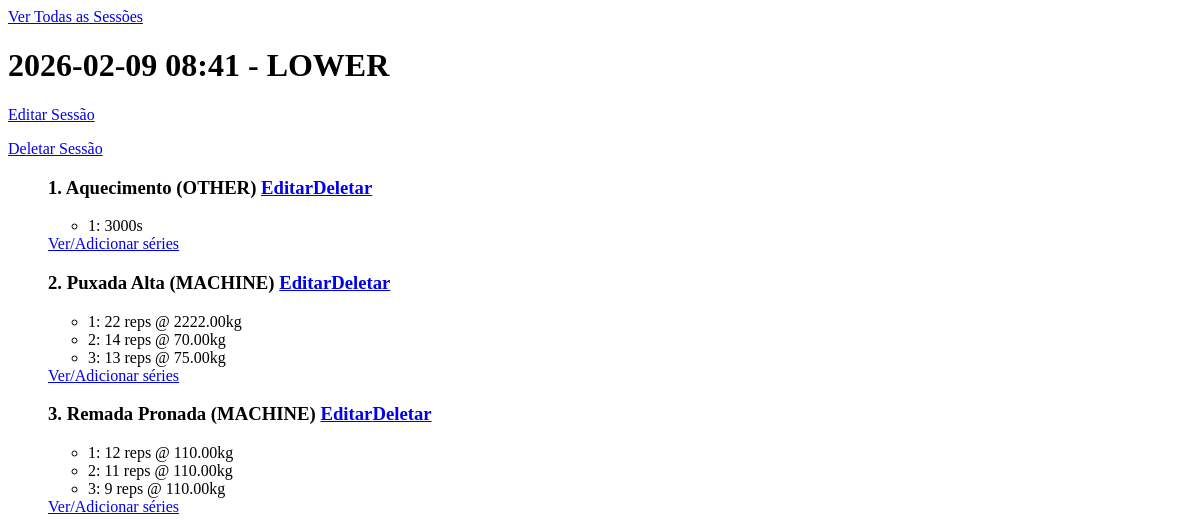
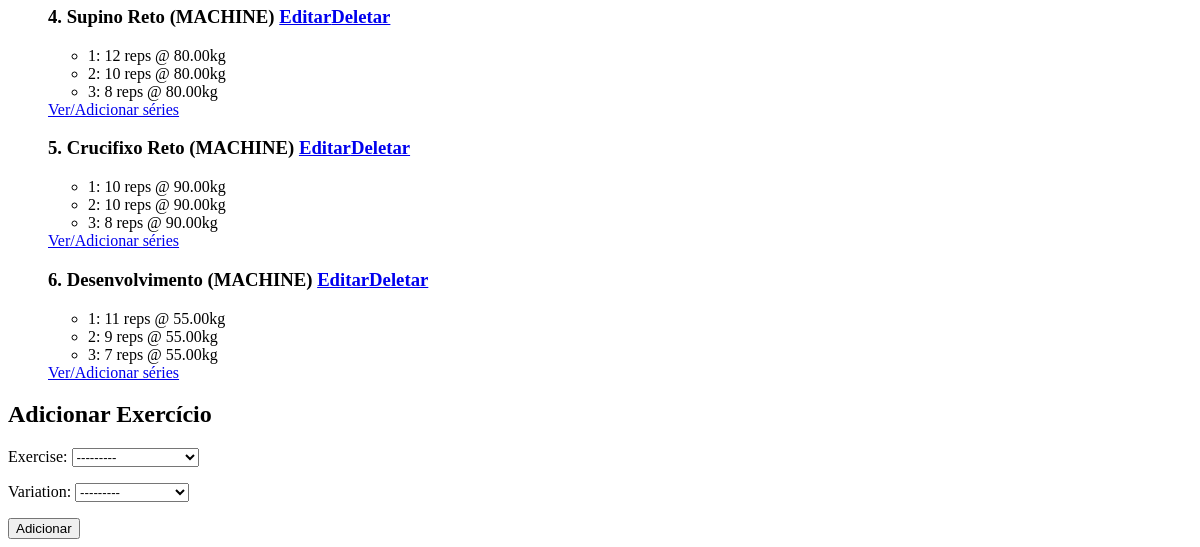
The page /training/session/4/ (signed in) on the database as committed earlier (2 pictures, top to bottom).
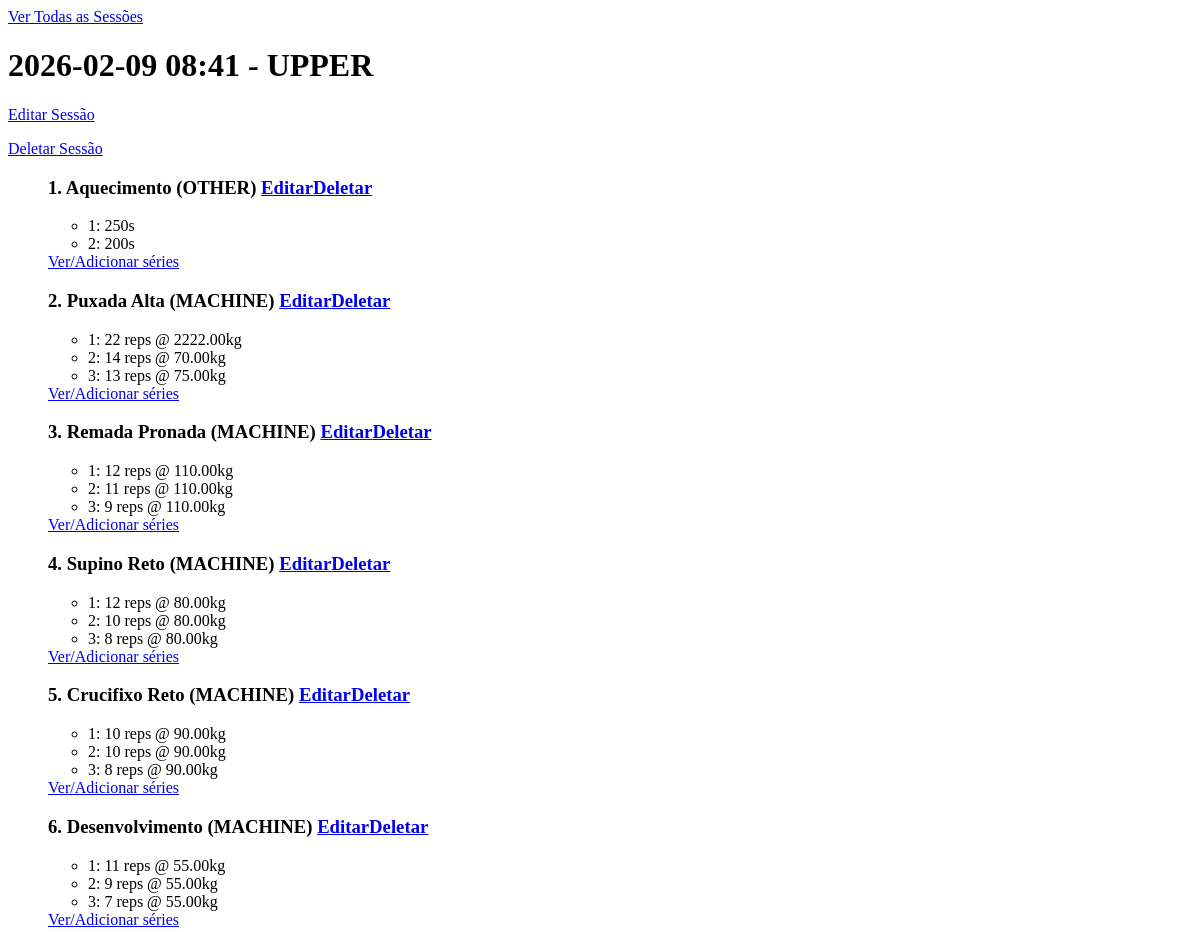
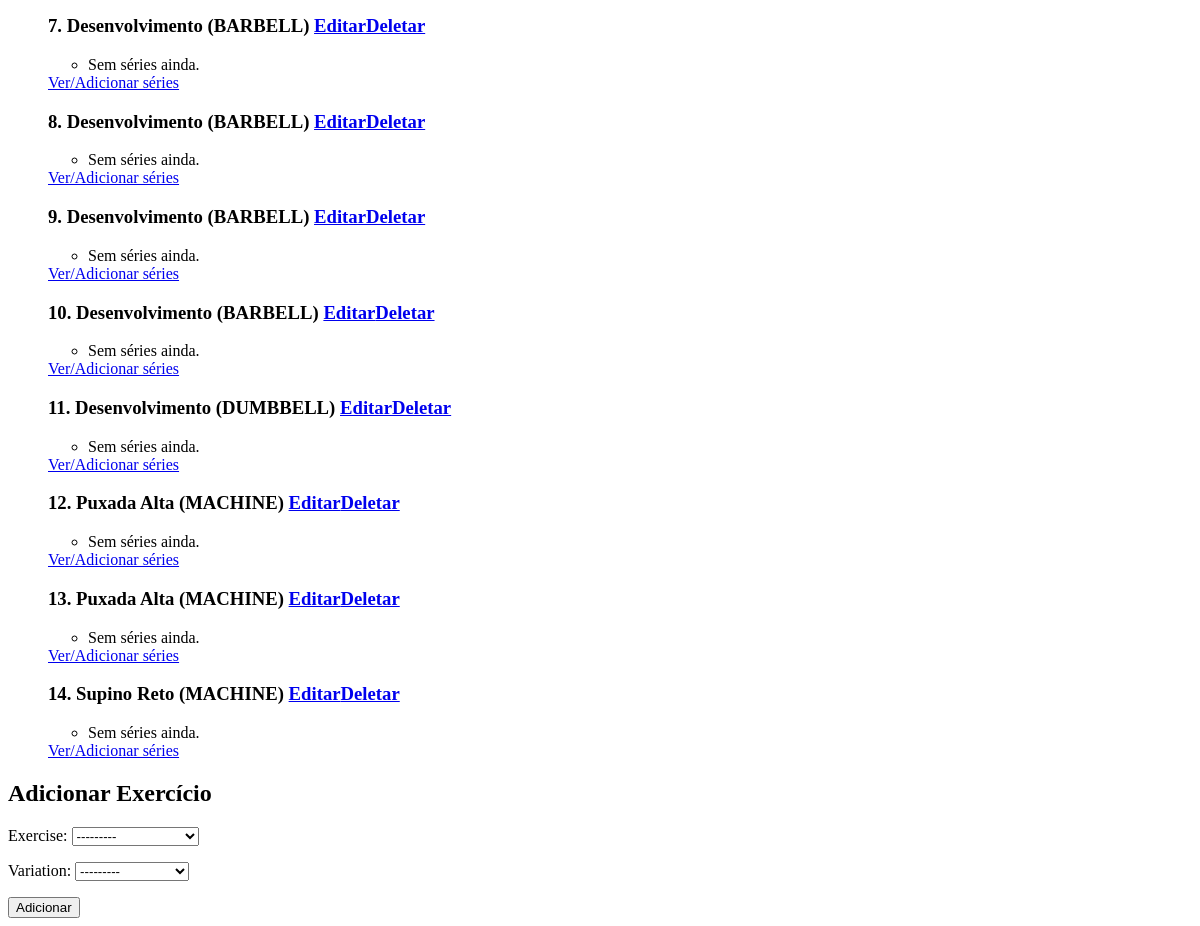
The same page on the database as committed later (2 pictures, top to bottom).
### training/models.py (models this page shows, shortened)
class TrainingSession(models.Model):
    SESSION_TYPES = [
        ('UPPER','UPPER'),
        ('LOWER','LOWER'),
        ('PULL','PULL'),
        ('PUSH','PUSH'),
        ('FULLBODY','FULLBODY'),
    ]
    performed_at = models.DateTimeField(default=timezone.now)
    description = models.TextField(blank=True)
    user = models.ForeignKey(
        settings.AUTH_USER_MODEL,
        on_delete=models.CASCADE,
        related_name='training_sessions'
    )
    session_type = models.CharField(
        max_length=20,
        choices=SESSION_TYPES,
        blank=True,
        null=True
    )
    def __str__(self):
        t = self.session_type or "NO_TYPE"
        return f"{self.performed_at:%Y-%m-%d %H:%M} - {t}"

class SessionExercise(models.Model):
    VARIATIONS = [
        ('DUMBBELL', 'DUMBBELL'),
        ('BARBELL', 'BARBELL'),
        ('MACHINE', 'MACHINE'),
        ('BODYWEIGHT', 'BODYWEIGHT'),
        ('OTHER', 'OTHER'),
    ]
    order = models.PositiveSmallIntegerField()
    session = models.ForeignKey(
        TrainingSession,
        on_delete=models.CASCADE,
        related_name='session_exercises',
        )
    exercise = models.ForeignKey(
        Exercise,
        on_delete=models.CASCADE,
        related_name='appearances'
        )
    variation = models.CharField(
        max_length=20,
        choices=VARIATIONS,
    )
    class Meta:
        constraints = [
            models.UniqueConstraint(
                fields=['session', 'order'],
                name='uniq_sessionexercise_order_per_session',
            )
        ]

class Exercise(models.Model):
    name = models.CharField(max_length=120)
    slug = models.SlugField(max_length=120, unique=True, blank=True)
    def __str__(self):
        return str(self.name)

class ExerciseSet(models.Model):
    order = models.PositiveSmallIntegerField()
    session_exercise = models.ForeignKey(
        SessionExercise,
        on_delete=models.CASCADE,
        related_name='exercise_sets',
    )
    reps = models.PositiveSmallIntegerField(blank=True, null=True)
    duration = models.PositiveSmallIntegerField(blank=True, null=True)
    weight = models.DecimalField(max_digits=6, decimal_places=2, blank=True, null=True)
    description = models.TextField(blank=True)
    class Meta:
        constraints = [
            models.UniqueConstraint(
                fields=['session_exercise', 'order'],
                name='uniq_exerciseset_order_per_session_exercise',
            )
        ]
    def __str__(self):
        if self.reps is not None:
            main = f'{self.reps} reps'
        else:
            main = f'{self.duration}s'
        weight = f' @ {self.weight}kg' if self.weight is not None else ''
        return f'{self.order}: {main}{weight}'

### training/views.py (the view)
# urls.py: path('session/<int:pk>/', views.training_session_detail, name='training_session_detail'),
@login_required
def training_session_detail(request, pk):
    session = get_object_or_404(
        TrainingSession,
        pk=pk,
        user=request.user,
        )
    exercises_qs = (
        session.session_exercises
        .select_related('exercise')
        .prefetch_related('exercise_sets')
        .order_by('order')
        )
    if request.method == 'POST':
        form = SessionExerciseForm(request.POST)
        if form.is_valid():
            se = form.save(commit=False)
            se.session = session
            se.order = exercises_qs.count() + 1
            se.save()
            return redirect('training:training_session_detail', pk=session.pk)
    else:
        form = SessionExerciseForm()
    context = {
        'session': session,
        'exercises': exercises_qs,
        'form': form,
        }
    return render(request, 'training_session_detail.html', context)

### training/forms.py
class SessionExerciseForm(forms.ModelForm):
    class Meta:
        model = SessionExercise
        fields = [
            'exercise',
            'variation',
        ]

### training/templates/training_session_detail.html (shortened to what this page needs)
<!DOCTYPE html>
<html lang="en">
<head>
</head>
<body>
    <a href="{% url 'training:training_session_list' %}">Ver Todas as Sessões</a>
    <h1>{{ session }}</h1>
    <p><a href="{% url 'training:training_session_update' pk=session.pk %}">Editar Sessão</a></p>
    <p><a href="{% url 'training:training_session_delete' pk=session.pk %}">Deletar Sessão</a></p>
    <ul>
        {% for se in exercises %}
            <h3>{{ se.order }}. {{ se.exercise.name }} ({{ se.variation }}) <a href="{% url 'training:session_exercise_update' pk=se.pk %}">Editar</a><a href="{% url 'training:session_exercise_delete' pk=se.pk %}">Deletar</a></h3>
            <ul>
                {% for s in se.exercise_sets.all %}
                <li>{{ s }}</li>
                {% empty %}
                <li>Sem séries ainda.</li>
                {% endfor %}
            </ul>
            <a href="{% url 'training:session_exercise_detail' pk=se.pk %}">Ver/Adicionar séries</a>
            {% endfor %}
    </ul>
    <h2>Adicionar Exercício</h2>
    <form method="post">
        {{ form.as_p }}
        <button type="submit">Adicionar</button>
    </form>
</body>
</html>

Rows that differ between the two databases and show on the page:
removed ExerciseSet: reps+duration+weight "1: 3000s", shown under SessionExercise "OTHER"
changed TrainingSession: session_type+performed_at "2026-02-09 08:41 - LOWER" → "2026-02-09 08:41 - UPPER"
added ExerciseSet: reps+duration+weight "1: 250s", shown under SessionExercise "OTHER"
added ExerciseSet: reps+duration+weight "2: 200s", shown under SessionExercise "OTHER"
added SessionExercise: order "7", exercise.name "Desenvolvimento", variation "BARBELL"
added SessionExercise: order "8", exercise.name "Desenvolvimento", variation "BARBELL"
added SessionExercise: order "9", exercise.name "Desenvolvimento", variation "BARBELL"
added SessionExercise: order "10", exercise.name "Desenvolvimento", variation "BARBELL"
added SessionExercise: order "11", exercise.name "Desenvolvimento", variation "DUMBBELL"
added SessionExercise: order "12", exercise.name "Puxada Alta", variation "MACHINE"
added SessionExercise: order "13", exercise.name "Puxada Alta", variation "MACHINE"
added SessionExercise: order "14", exercise.name "Supino Reto", variation "MACHINE"
